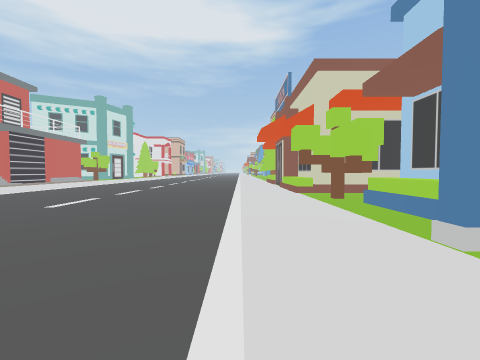
[1] (above)

18 first-person views from a walk through a scene from a Unity 3-D project. The camera is 1.3 m above the floor, tilts 2° down and sees 90° across. The floor is counted in squares, 2 m on a side. Each view is taken from the middle of a square. On the plan, view 1 faces up. The plan holds only what a view shows up to about 9 squares ahead; the rest is blank. The place goes on beyond the plan.

[2]
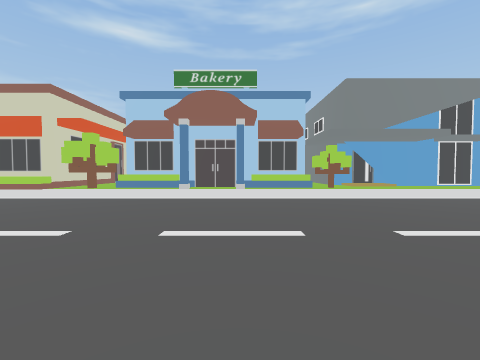

[3]
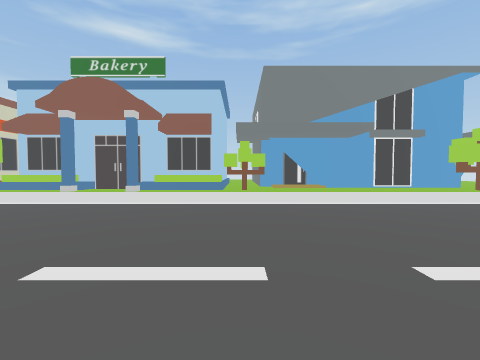

[4]
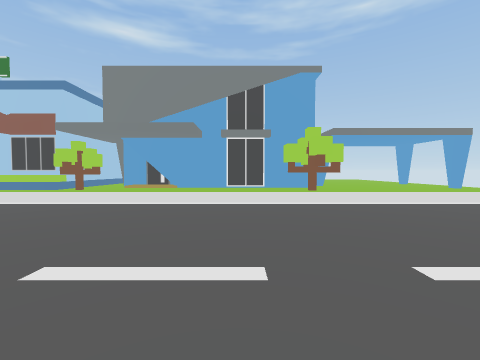

[5]
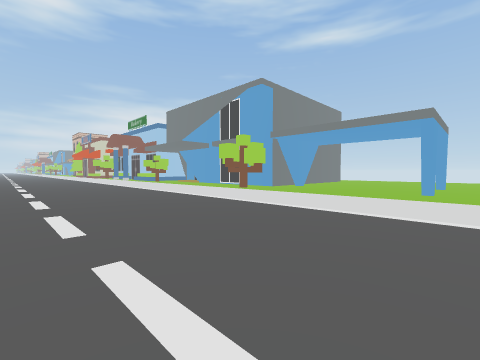

[6]
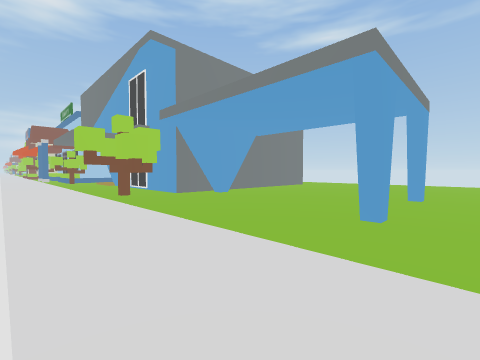

[7]
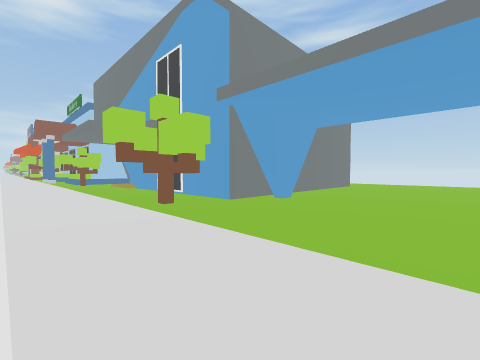

[8]
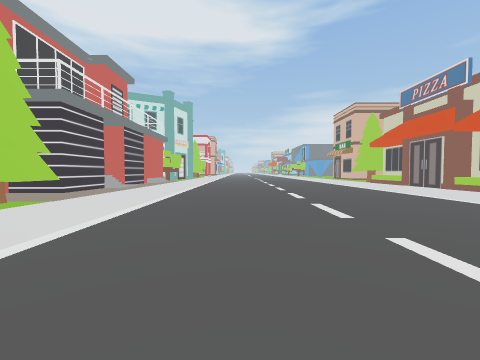

[9]
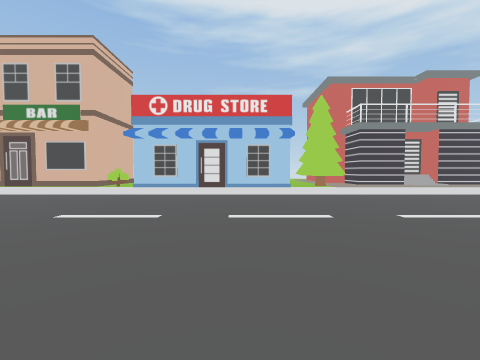

[10]
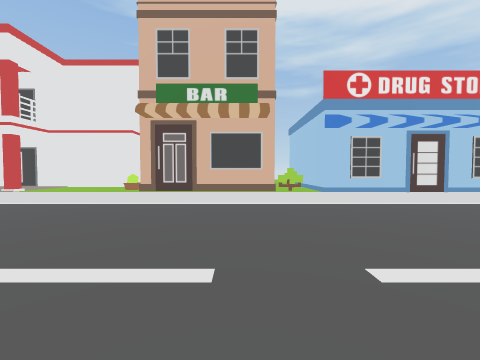

[11]
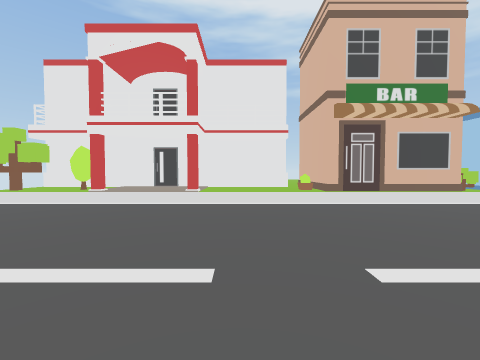

[12]
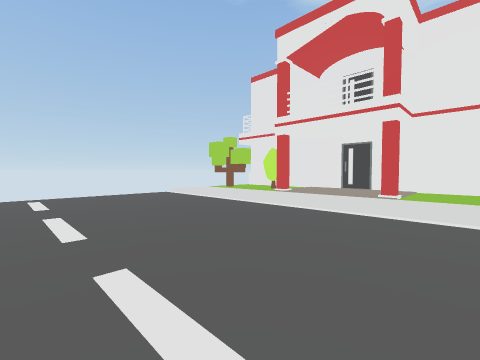

[13]
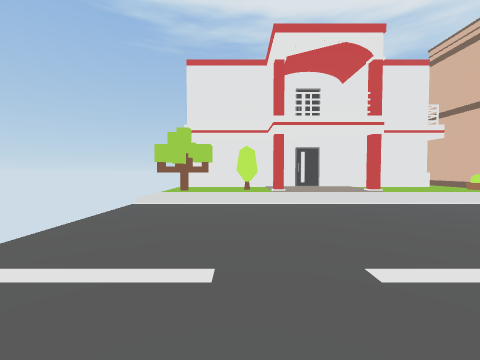

[14]
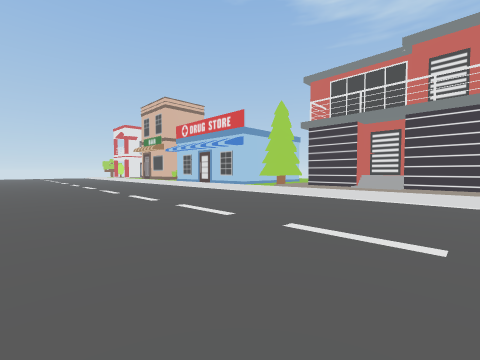

[15]
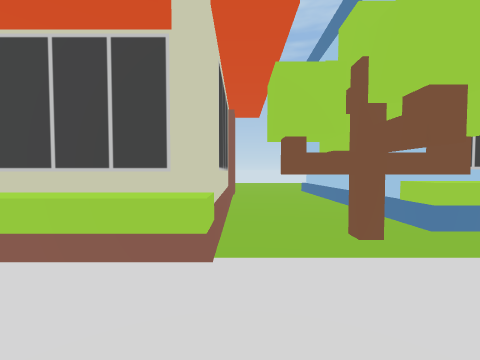

[16]
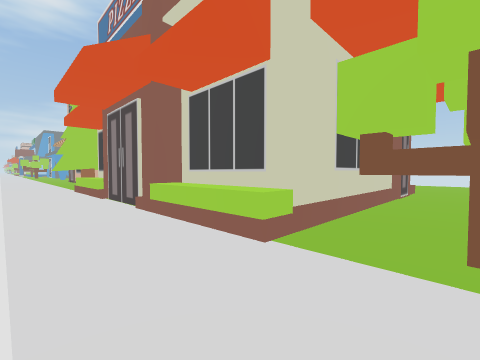

[17]
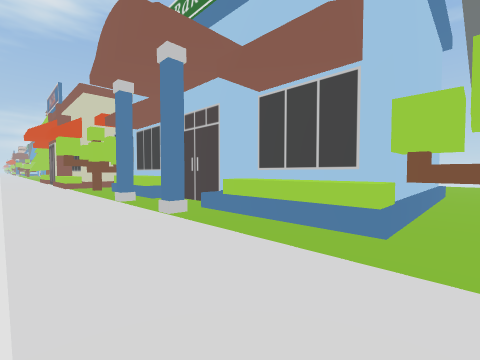

[18]
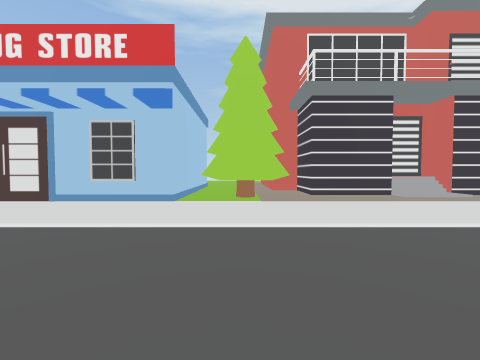

### Floor plan
Key: @ floor where view 1 was taken; # wall or solid block; . main floor; : floor 0.25 m higher than the main floor; / step, stairs or slope; B building; T tree; O other object.
Columns run from 13 left of view 1 to 11 right of it. Each row starts with its distance up from view 1.
 11     #:/....../:B
 10    ##:/....../:B
  9    #///....../:B
  8    ##:/....../:B
  7   ###:/....../:BBBBBB
  6  ##TT:/......//////::::::
  5  ::TT:/....../:T:::::::::
  4 ::::::/......///BBBB/::
  3 #####:/......///B
  2     #:/....../:BB
  1     #:/....../::B
  0     #:/......@:BB
 -1   ###:/......///B
 -2    :::/....../:/BBBB ::::
 -3     T:/....../:T:::::::::
 -4     #:/....../::/#
 -5     #:/....../::/#
 -6   ###:/....../::/#
 -7    :O:/....../:::#
 -8   #:::/....../:::#
 -9   #:::/....../:::#
-10   #:#:/....../:T:######
-11   #:::/....../:T:##:::::
-12   #:::/....../:::::::::::
-13   #:#:/....../:::::::::::
-14   #:O:/....../:::::::::::
-15   #:T:/....../::#:#::::::
-16   #TT:/....../:::::::::::

Where each view was taken, in squares from view 1:
view 1: 0 up, 0 right, facing up
view 2: 0 up, 6 left, facing right
view 3: 3 down, 5 left, facing right
view 4: 8 down, 5 left, facing right
view 5: 16 down, 4 left, facing up-right
view 6: 16 down, 0 right, facing up-right
view 7: 14 down, 0 right, facing up-right
view 8: 1 up, 5 left, facing up
view 9: 2 up, 0 right, facing left
view 10: 4 down, 2 left, facing left
view 11: 9 down, 2 left, facing left
view 12: 9 down, 3 left, facing down-left
view 13: 14 down, 2 left, facing left
view 14: 11 up, 1 left, facing down-left
view 15: 6 up, 0 right, facing right
view 16: 5 up, 0 right, facing up-right
view 17: 3 down, 0 right, facing up-right
view 18: 5 up, 4 left, facing left
